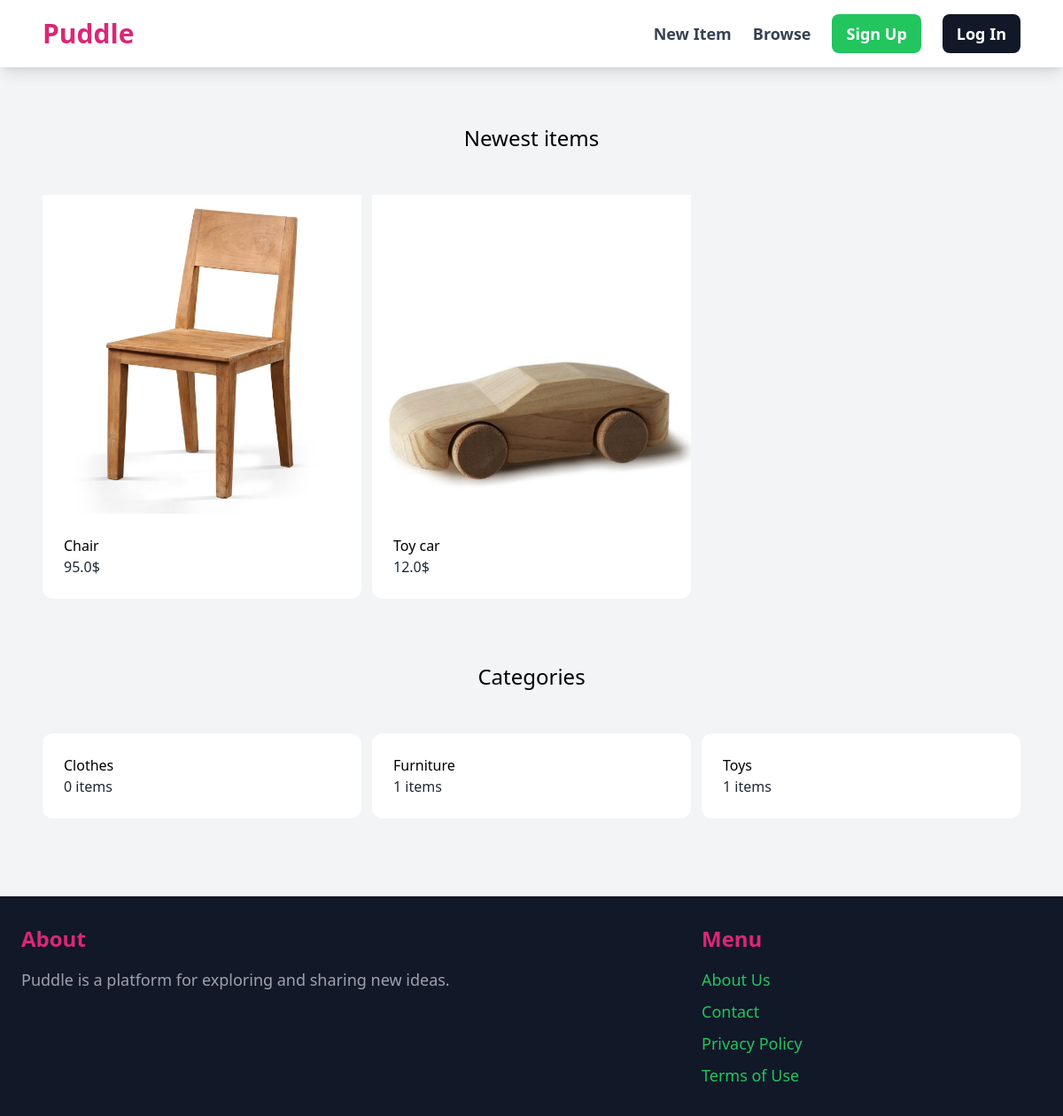
Before: / with the older database file.
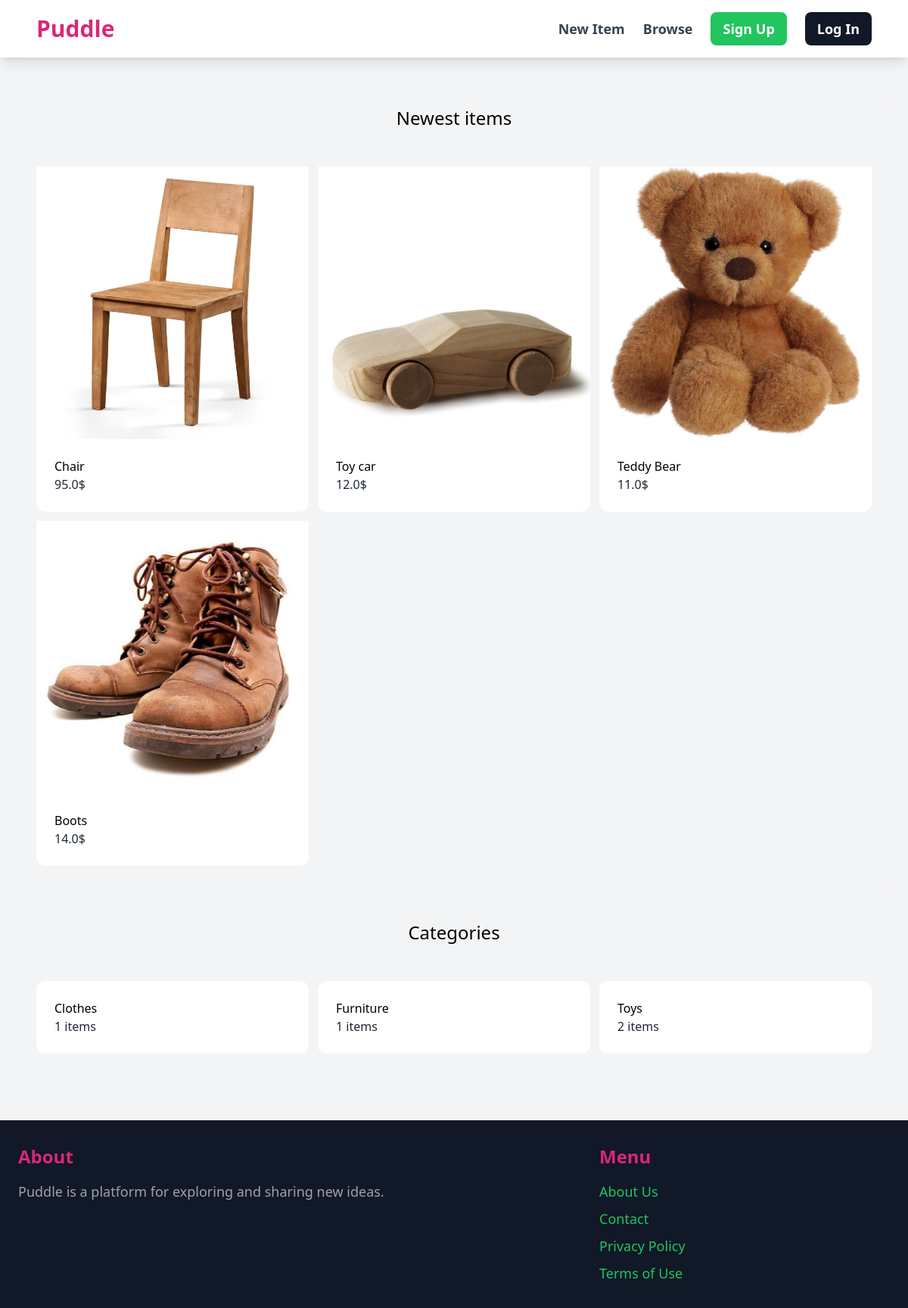
After: the same page with the newer database file.
### item/models.py (models this page shows, shortened)
class Item(models.Model):
    name=models.CharField(max_length=255)
    description=models.TextField(blank=True, null=True)
    is_sold=models.BooleanField(default=False)
    price=models.FloatField()
    image=models.ImageField(upload_to='item_images', blank=True, null=True)
    created_at=models.DateTimeField(auto_now_add=True)
    created_by=models.ForeignKey(User,related_name='items',on_delete=models.CASCADE)
    category=models.ForeignKey(Category, related_name='items', on_delete=models.CASCADE)

class Category(models.Model):
    name=models.CharField(max_length=255)
    class Meta:
        ordering=('name',)
        verbose_name_plural = "Categories"

### core/views.py (the view)
# urls.py: path('', views.index, name='index'),
def index(request):
    items = Item.objects.all()
    categories=Category.objects.all()
    return render(request, 'core/index.html', {'items':items, 'categories':categories})

### core/templates/core/index.html (shortened to what this page needs)
{% extends 'core/base.html' %}
{% block content %}
    <div class="mt-6 px-6 bg-gray-100 rounded-xl">
        <h2 class="mb-12 text-2xl text-center">Newest items</h2>
        <div class="grid grid-cols-3 gap-3">
           {% for item in items %}
           <div>
            <a href="{% url "item:detail" item.id %}">
                <div><img src="{{item.image.url}}" class="rounded-top-xl"></div>
                <div class="p-6 bg-white rounded-b-xl">
                    <h2 class="text-2-xl">{{item.name}}</h2>
                    <p class="text-gray-800">{{item.price}}$</p>
                </div>
            </a>
           </div>
           {% endfor %}
        </div>
    </div>
    <div class="mt-6 px-6 py-12 bg-gray-100 rounded-xl">
        <h2 class="mb-12 text-2xl text-center">Categories</h2>
        <div class="grid grid-cols-3 gap-3">
            {% for categ in categories %}
           <div>
            <a href="#">
                <div class="p-6 bg-white rounded-xl">
                    <h2 class="text-2-xl">{{categ.name}}</h2>
                    <p class="text-gray-800">{{categ.items.count}} items</p>
                </div>
            </a>
           </div>
           {% endfor %}
        </div>
    </div>
{% endblock %}

### core/templates/core/base.html (shortened to what this page needs)
<!doctype html>
{% load static %}
<html>
<head>
    <script src="https://cdn.tailwindcss.com"></script>
</head>
<body class="bg-gray-100">
<nav class="py-4 px-12 flex justify-between items-center bg-white shadow-lg">
    <a href="/" class="text-3xl font-bold text-pink-600">Puddle</a>
    <div class="space-x-6 flex items-center">
        <a href="{% url "item:new" %}" class="text-lg font-semibold text-gray-700 hover:text-pink-600 transition duration-300">New Item</a>
        <a href="{% url "item:browse" %}" class="text-lg font-semibold text-gray-700 hover:text-pink-600 transition duration-300">Browse</a>
        {% if request.user.is_authenticated %}
            <a href="{% url "core:signup" %}" class="px-4 py-2 text-lg font-semibold bg-green-500 text-white rounded-lg hover:bg-green-600 transition duration-300">Inbox</a>
            <a href="{% url "dashboard:index" %}" class="px-4 py-2 text-lg font-semibold bg-gray-900 text-white rounded-lg hover:bg-gray-600 transition duration-300">Dashboard</a>
            <form method="post" action="{% url "core:logout" %}" style="display: inline;">
                {% csrf_token %}
                <button class="bg-pink-600 hover:bg-red-600 text-white font-bold py-2 px-4 rounded-lg transition duration-300" type="submit">
                    Logout
                </button>
            </form>
        {% else %}
            <a href="{% url "core:signup" %}" class="px-4 py-2 text-lg font-semibold bg-green-500 text-white rounded-lg hover:bg-green-600 transition duration-300">Sign Up</a>
            <a href="{% url "core:login" %}" class="px-4 py-2 text-lg font-semibold bg-gray-900 text-white rounded-lg hover:bg-gray-800 transition duration-300">Log In</a>
        {% endif %}
    </div>
</nav>
<div class="px-6 py-10">
    {% block content %}
    {% endblock %}
</div>
<footer class="py-8 px-6 flex justify-between bg-gray-900 text-gray-400">
    <div class="w-2/3 pr-10">
        <h3 class="mb-4 text-2xl font-semibold text-pink-600">About</h3>
        <p class="text-lg">Puddle is a platform for exploring and sharing new ideas.</p>
    </div>
    <div class="w-1/3">
        <h3 class="mb-4 text-2xl font-semibold text-pink-600">Menu</h3>
        <ul class="space-y-2">
            <li><a href="#" class="text-lg text-green-500 hover:text-green-600 transition duration-300">About Us</a></li>
            <li><a href="#" class="text-lg text-green-500 hover:text-green-600 transition duration-300">Contact</a></li>
            <li><a href="#" class="text-lg text-green-500 hover:text-green-600 transition duration-300">Privacy Policy</a></li>
            <li><a href="#" class="text-lg text-green-500 hover:text-green-600 transition duration-300">Terms of Use</a></li>
        </ul>
    </div>
</footer>
</body>
</html>

Changed rows visible on the page:
added Item: image (picture), name "Teddy Bear", price "11.0"
added Item: image (picture), name "Boots", price "14.0"
computed for Category "Clothes": items.count "0" → "1"
computed for Category "Toys": items.count "1" → "2"
